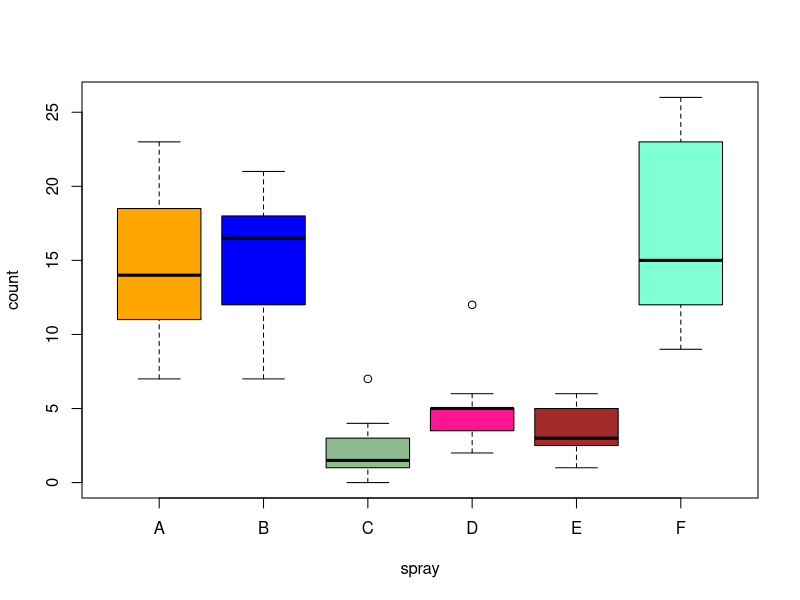

The R script that drew this image:
head(InsectSprays)

# a)
tapply(InsectSprays[, "count"], InsectSprays[, "spray"], FUN = mean)

# b)
boxplot(count ~ spray,
        data = InsectSprays,
        col=c("orange", "blue", "darkseagreen", "deeppink",
                      "brown", "aquamarine")
)
